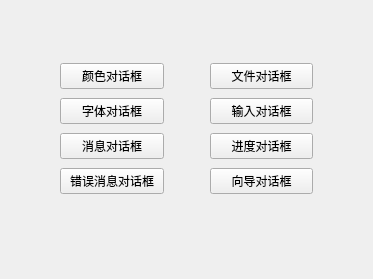
<?xml version="1.0" encoding="UTF-8"?>
<ui version="4.0">
 <class>Form</class>
 <widget class="QWidget" name="Form">
  <property name="geometry">
   <rect>
    <x>0</x>
    <y>0</y>
    <width>373</width>
    <height>279</height>
   </rect>
  </property>
  <property name="windowTitle">
   <string>Form</string>
  </property>
  <widget class="QWidget" name="">
   <property name="geometry">
    <rect>
     <x>60</x>
     <y>60</y>
     <width>253</width>
     <height>137</height>
    </rect>
   </property>
   <layout class="QHBoxLayout" name="horizontalLayout">
    <item>
     <layout class="QVBoxLayout" name="verticalLayout">
      <item>
       <widget class="QPushButton" name="pushButton">
        <property name="text">
         <string>颜色对话框</string>
        </property>
       </widget>
      </item>
      <item>
       <widget class="QPushButton" name="pushButton_2">
        <property name="text">
         <string>字体对话框</string>
        </property>
       </widget>
      </item>
      <item>
       <widget class="QPushButton" name="pushButton_3">
        <property name="text">
         <string>消息对话框</string>
        </property>
       </widget>
      </item>
      <item>
       <widget class="QPushButton" name="pushButton_4">
        <property name="text">
         <string>错误消息对话框</string>
        </property>
       </widget>
      </item>
     </layout>
    </item>
    <item>
     <spacer name="verticalSpacer">
      <property name="orientation">
       <enum>Qt::Vertical</enum>
      </property>
      <property name="sizeHint" stdset="0">
       <size>
        <width>20</width>
        <height>40</height>
       </size>
      </property>
     </spacer>
    </item>
    <item>
     <spacer name="verticalSpacer_2">
      <property name="orientation">
       <enum>Qt::Vertical</enum>
      </property>
      <property name="sizeHint" stdset="0">
       <size>
        <width>20</width>
        <height>40</height>
       </size>
      </property>
     </spacer>
    </item>
    <item>
     <layout class="QVBoxLayout" name="verticalLayout_2">
      <item>
       <widget class="QPushButton" name="pushButton_5">
        <property name="text">
         <string>文件对话框</string>
        </property>
       </widget>
      </item>
      <item>
       <widget class="QPushButton" name="pushButton_6">
        <property name="text">
         <string>输入对话框</string>
        </property>
       </widget>
      </item>
      <item>
       <widget class="QPushButton" name="pushButton_7">
        <property name="text">
         <string>进度对话框</string>
        </property>
       </widget>
      </item>
      <item>
       <widget class="QPushButton" name="pushButton_8">
        <property name="text">
         <string>向导对话框</string>
        </property>
       </widget>
      </item>
     </layout>
    </item>
   </layout>
  </widget>
 </widget>
 <resources/>
 <connections/>
</ui>
